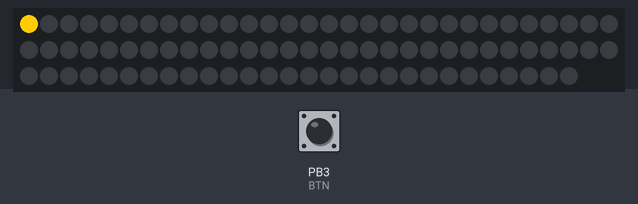
A sketch run on a simulated ATtiny85, built with avr-gcc and run on an emulated ATtiny85. Shown: 88 RGB LEDs in strip order, left to right, continuing on the next row. The test bench sets the inputs (shaded band); at power-on: PB3 (BTN) HIGH.

Above: at 4.16 s.
At 30.0 s:
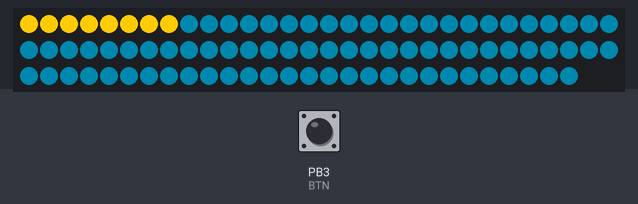
30.1 s: PB3 (BTN) pulled LOW for 0.15 s
30.8 s: PB3 (BTN) pulled LOW for 1 s
At 34.24 s:
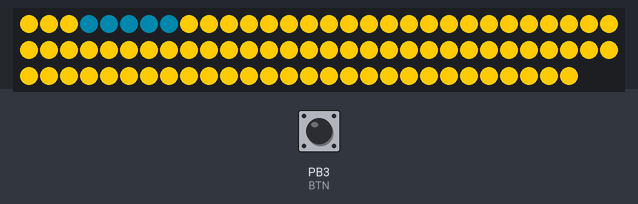

The sketch:

GradCap.ino
```cpp
#include <Adafruit_NeoPixel.h>
#include <avr/pgmspace.h>

const PROGMEM uint8_t MAP_blockM[] = {0,1,2,8,9,10,11,12,13,14,15,16,17,18,19,20,21,22,23,24,30,31,32,38,39,40,47,48,49,55,56,57,63,64,65,66,67,68,69,70,71,72,73,74,75,76,77,78,79,85,86,87};


#define PIN 0
#define BTN 3

volatile char state = 0;
volatile char count = 0;
volatile uint32_t last = 0;

// Parameter 1 = number of pixels in strip
// Parameter 2 = Arduino pin number (most are valid)
// Parameter 3 = pixel type flags, add together as needed:
//   NEO_KHZ800  800 KHz bitstream (most NeoPixel products w/WS2812 LEDs)
//   NEO_KHZ400  400 KHz (classic 'v1' (not v2) FLORA pixels, WS2811 drivers)
//   NEO_GRB     Pixels are wired for GRB bitstream (most NeoPixel products)
//   NEO_RGB     Pixels are wired for RGB bitstream (v1 FLORA pixels, not v2)
Adafruit_NeoPixel strip = Adafruit_NeoPixel(88, PIN, NEO_GRB + NEO_KHZ800);

// IMPORTANT: To reduce NeoPixel burnout risk, add 1000 uF capacitor across
// pixel power leads, add 300 - 500 Ohm resistor on first pixel's data input
// and minimize distance between Arduino and first pixel.  Avoid connecting
// on a live circuit...if you must, connect GND first.

void setup() {
  strip.begin();
  strip.show(); // Initialize all pixels to 'off'
  pinMode(BTN,INPUT);

  GIMSK = 0b00100000; // enables PCINT
  PCMSK = 0b00001000; // look on pin 3

  // white
  for(int i=0;i<strip.numPixels();i++){
    strip.setPixelColor(i,50,50,50);
  }
  strip.show();

  while(millis()<4000){
    strip.setBrightness(map(millis(),0,4000,255,0));
    strip.show();
  }
  strip.setBrightness(255);
}

void loop() {
  if(state){
    // Disp M
    for(int i=0;i<strip.numPixels();i++){
      if(binaryExists(i,MAP_blockM,52))
        strip.setPixelColor(i,255, 203, 5);
      else
        strip.setPixelColor(i,0, 39, 50);
      strip.show();
      delay(2);
    }
  }else{
    colorWipe(strip.Color(255, 203, 5), 10,0); // Wipe Maize

    // Disp M
    for(int i=0;i<strip.numPixels();i++){
      if(binaryExists(i,MAP_blockM,52))
        strip.setPixelColor(i,255, 203, 5);
      else
        strip.setPixelColor(i,0, 39, 50);
      strip.show();
      delay(2);
    }
    delay(3000);

    colorWipe(strip.Color(0, 39, 50), 10,1); // Wipe Blue

    // Disp M
    for(int i=0;i<strip.numPixels();i++){
      if(binaryExists(i,MAP_blockM,52))
        strip.setPixelColor(i,255, 203, 5);
      else
        strip.setPixelColor(i,0, 39, 50);
      strip.show();
      delay(2);
    }
    delay(3000);

    for(int i=0;i<2;i++){
      // Chase M
      theaterChase(strip.Color(255, 203, 5),strip.Color(0,  39,  50), 25); // Maize

      // Wipe Maize/Blue 2x
      for(int i=0;i<2;i++){
        colorWipe(strip.Color(255, 203, 5), 10,0); // Maize
        colorWipe(strip.Color(0, 39, 50), 10,1); // Blue
      }
    }
  }
}

ISR(PCINT0_vect){
  if(!digitalRead(BTN))
    return; //falling edge

  // toggle state
  state = !state;

  // if successive less than 1sec
  if((millis() - last) < 1000)
    count++;
  // otherwise if last hasn't been seen in >2sec
  else if((millis() - last) > 2000)
    count = 1;

  // if we see more than 3, reset
  if( count > 2)
    asm volatile("rjmp 0");

  last = millis();
}

// Fill the dots one after the other with a color
void colorWipe(uint32_t c, uint8_t wait,uint8_t dir) {
  if(dir){
    uint16_t i=(strip.numPixels());
    while((i--)!=0) {
        strip.setPixelColor(i, c);
        strip.show();
        delay(wait);
    }
  }else{
    for(uint16_t i=0; i<strip.numPixels(); i++) {
        strip.setPixelColor(i, c);
        strip.show();
        delay(wait);
    }
  }
}

boolean binaryExists(uint8_t needle,const uint8_t *haystack,const uint8_t haystackLen){
   int lower = 0;
   int upper = haystackLen-1;
   int middle;
   while(lower <= upper){
      middle = (lower+upper)/2;
      if(pgm_read_byte_near(haystack+middle) == needle){
        return true;
      }else if(needle < pgm_read_byte_near(haystack+middle)){
        upper = middle - 1;
      }else{
        lower = middle + 1;
      }
   }
   return false;
}

//Theatre-style crawling lights.
void theaterChase(uint32_t c,uint32_t c2, uint8_t wait) {
  for (int j=0; j<40; j++) {  //do 10 cycles of chasing
    for (int q=0; q < 3; q++) {
      for (int i=0; i < strip.numPixels(); i=i+3) {
        if(binaryExists(i+q,MAP_blockM,52))
          strip.setPixelColor(i+q, c);    //turn every third pixel on
        else
          strip.setPixelColor(i+q, c2);
      }
      strip.show();

      delay(wait);

      for (int i=0; i < strip.numPixels(); i=i+3) {
        strip.setPixelColor(i+q, 0);        //turn every third pixel off
      }
    }
  }
}
```
